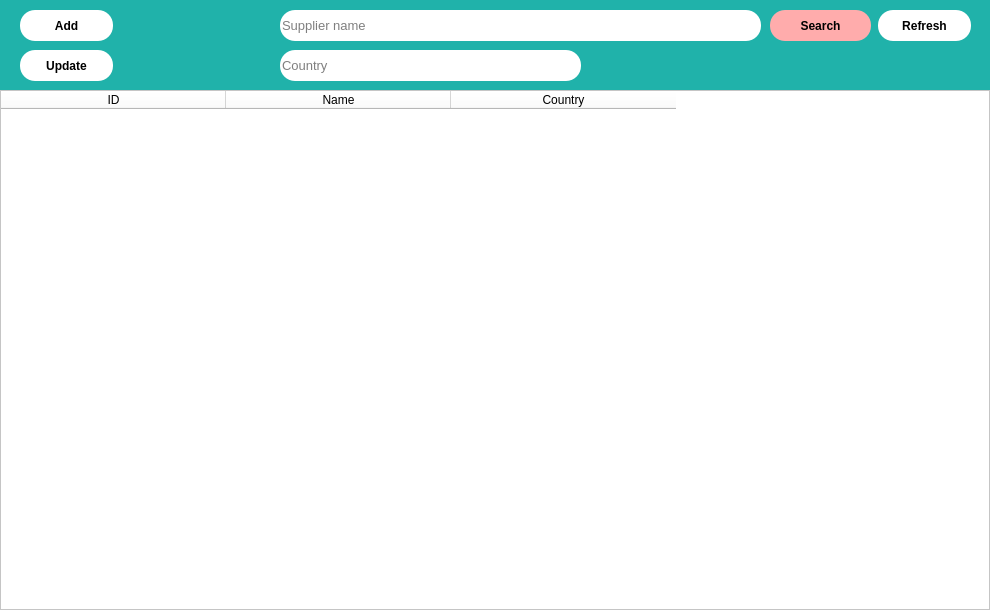
<?xml version="1.0" encoding="UTF-8"?>
<ui version="4.0">
 <class>ManageSuppliersWindow</class>
 <widget class="QDialog" name="ManageSuppliersWindow">
  <property name="geometry">
   <rect>
    <x>0</x>
    <y>0</y>
    <width>990</width>
    <height>610</height>
   </rect>
  </property>
  <property name="minimumSize">
   <size>
    <width>990</width>
    <height>610</height>
   </size>
  </property>
  <property name="maximumSize">
   <size>
    <width>1280</width>
    <height>610</height>
   </size>
  </property>
  <property name="windowTitle">
   <string>Manage Suppliers</string>
  </property>
  <property name="windowIcon">
   <iconset>
    <normaloff>../media/logo.png</normaloff>../media/logo.png</iconset>
  </property>
  <property name="styleSheet">
   <string notr="true">background-color: rgb(32, 178, 170);</string>
  </property>
  <widget class="QTableWidget" name="tableWidget">
   <property name="geometry">
    <rect>
     <x>0</x>
     <y>90</y>
     <width>990</width>
     <height>520</height>
    </rect>
   </property>
   <property name="sizePolicy">
    <sizepolicy hsizetype="Expanding" vsizetype="Expanding">
     <horstretch>0</horstretch>
     <verstretch>0</verstretch>
    </sizepolicy>
   </property>
   <property name="styleSheet">
    <string notr="true">background-color: rgb(255, 255, 255);</string>
   </property>
   <property name="sizeAdjustPolicy">
    <enum>QAbstractScrollArea::AdjustToContents</enum>
   </property>
   <property name="showDropIndicator" stdset="0">
    <bool>true</bool>
   </property>
   <property name="alternatingRowColors">
    <bool>false</bool>
   </property>
   <property name="gridStyle">
    <enum>Qt::CustomDashLine</enum>
   </property>
   <property name="sortingEnabled">
    <bool>true</bool>
   </property>
   <property name="wordWrap">
    <bool>true</bool>
   </property>
   <property name="rowCount">
    <number>0</number>
   </property>
   <property name="columnCount">
    <number>3</number>
   </property>
   <attribute name="horizontalHeaderCascadingSectionResizes">
    <bool>false</bool>
   </attribute>
   <attribute name="horizontalHeaderMinimumSectionSize">
    <number>40</number>
   </attribute>
   <attribute name="horizontalHeaderDefaultSectionSize">
    <number>225</number>
   </attribute>
   <attribute name="verticalHeaderVisible">
    <bool>false</bool>
   </attribute>
   <attribute name="verticalHeaderMinimumSectionSize">
    <number>30</number>
   </attribute>
   <attribute name="verticalHeaderDefaultSectionSize">
    <number>30</number>
   </attribute>
   <attribute name="verticalHeaderHighlightSections">
    <bool>true</bool>
   </attribute>
   <column>
    <property name="text">
     <string>ID</string>
    </property>
    <property name="font">
     <font>
      <weight>50</weight>
      <bold>false</bold>
     </font>
    </property>
    <property name="background">
     <color alpha="0">
      <red>0</red>
      <green>0</green>
      <blue>0</blue>
     </color>
    </property>
   </column>
   <column>
    <property name="text">
     <string>Name</string>
    </property>
   </column>
   <column>
    <property name="text">
     <string>Country</string>
    </property>
   </column>
  </widget>
  <widget class="QPushButton" name="refresh_btn">
   <property name="geometry">
    <rect>
     <x>878</x>
     <y>10</y>
     <width>93</width>
     <height>31</height>
    </rect>
   </property>
   <property name="font">
    <font>
     <weight>75</weight>
     <bold>true</bold>
    </font>
   </property>
   <property name="styleSheet">
    <string notr="true">QPushButton {
	background-color: rgb(255, 255, 255);
	color: rgb(0, 0, 0);
	border-radius: 15px;
}

QPushButton:pressed {
	background-color: rgb(105, 205, 255);
}</string>
   </property>
   <property name="text">
    <string>Refresh</string>
   </property>
  </widget>
  <widget class="QPushButton" name="search_btn">
   <property name="enabled">
    <bool>true</bool>
   </property>
   <property name="geometry">
    <rect>
     <x>770</x>
     <y>10</y>
     <width>101</width>
     <height>31</height>
    </rect>
   </property>
   <property name="font">
    <font>
     <weight>75</weight>
     <bold>true</bold>
    </font>
   </property>
   <property name="styleSheet">
    <string notr="true">QPushButton {
	background-color: rgb(255, 172, 172);
	color: rgb(0, 0, 0);
	border-radius: 15px;
}

QPushButton:pressed {
	background-color: rgb(105, 205, 255);
}</string>
   </property>
   <property name="text">
    <string>Search</string>
   </property>
  </widget>
  <widget class="QLineEdit" name="search_supplier_fld">
   <property name="geometry">
    <rect>
     <x>280</x>
     <y>10</y>
     <width>481</width>
     <height>31</height>
    </rect>
   </property>
   <property name="font">
    <font>
     <pointsize>10</pointsize>
    </font>
   </property>
   <property name="styleSheet">
    <string notr="true">background-color: rgb(255, 255, 255);
color: rgb(0, 0, 0);
border-radius: 15px;</string>
   </property>
   <property name="maxLength">
    <number>200</number>
   </property>
   <property name="placeholderText">
    <string>Supplier name</string>
   </property>
  </widget>
  <widget class="QPushButton" name="add_supplier_btn">
   <property name="geometry">
    <rect>
     <x>20</x>
     <y>10</y>
     <width>93</width>
     <height>31</height>
    </rect>
   </property>
   <property name="font">
    <font>
     <weight>75</weight>
     <bold>true</bold>
    </font>
   </property>
   <property name="styleSheet">
    <string notr="true">QPushButton {
	background-color: rgb(255, 255, 255);
	color: rgb(0, 0, 0);
	border-radius: 15px;
}

QPushButton:pressed {
	background-color: rgb(105, 205, 255);
}</string>
   </property>
   <property name="text">
    <string>Add</string>
   </property>
  </widget>
  <widget class="QLineEdit" name="search_country_fld">
   <property name="geometry">
    <rect>
     <x>280</x>
     <y>50</y>
     <width>301</width>
     <height>31</height>
    </rect>
   </property>
   <property name="font">
    <font>
     <pointsize>10</pointsize>
    </font>
   </property>
   <property name="styleSheet">
    <string notr="true">background-color: rgb(255, 255, 255);
color: rgb(0, 0, 0);
border-radius: 15px;</string>
   </property>
   <property name="maxLength">
    <number>200</number>
   </property>
   <property name="placeholderText">
    <string>Country</string>
   </property>
  </widget>
  <widget class="QPushButton" name="update_supplier_btn">
   <property name="geometry">
    <rect>
     <x>20</x>
     <y>50</y>
     <width>93</width>
     <height>31</height>
    </rect>
   </property>
   <property name="font">
    <font>
     <weight>75</weight>
     <bold>true</bold>
    </font>
   </property>
   <property name="styleSheet">
    <string notr="true">QPushButton {
	background-color: rgb(255, 255, 255);
	color: rgb(0, 0, 0);
	border-radius: 15px;
}

QPushButton:pressed {
	background-color: rgb(105, 205, 255);
}</string>
   </property>
   <property name="text">
    <string>Update</string>
   </property>
  </widget>
 </widget>
 <resources/>
 <connections/>
</ui>
